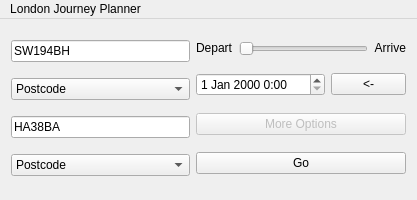
<?xml version="1.0" encoding="UTF-8"?>
<ui version="4.0">
 <class>MainWindow</class>
 <widget class="QMainWindow" name="MainWindow">
  <property name="geometry">
   <rect>
    <x>0</x>
    <y>0</y>
    <width>417</width>
    <height>200</height>
   </rect>
  </property>
  <property name="windowTitle">
   <string>London Journey Planner</string>
  </property>
  <property name="locale">
   <locale language="English" country="UnitedKingdom"/>
  </property>
  <widget class="QWidget" name="centralWidget">
   <layout class="QHBoxLayout" name="horizontalLayout">
    <item>
     <layout class="QVBoxLayout" name="verticalLayout">
      <item>
       <widget class="QLineEdit" name="lineFrom">
        <property name="autoFillBackground">
         <bool>false</bool>
        </property>
        <property name="text">
         <string>SW194BH</string>
        </property>
        <property name="placeholderText">
         <string>From</string>
        </property>
       </widget>
      </item>
      <item>
       <widget class="QComboBoxUrl" name="comboFrom">
        <property name="focusPolicy">
         <enum>Qt::NoFocus</enum>
        </property>
        <property name="currentIndex">
         <number>1</number>
        </property>
        <property name="maxVisibleItems">
         <number>4</number>
        </property>
        <item>
         <property name="text">
          <string>Station or Stop</string>
         </property>
        </item>
        <item>
         <property name="text">
          <string>Postcode</string>
         </property>
        </item>
        <item>
         <property name="text">
          <string>Address</string>
         </property>
        </item>
        <item>
         <property name="text">
          <string>Place of Interest</string>
         </property>
        </item>
        <item>
         <property name="text">
          <string>Here</string>
         </property>
        </item>
       </widget>
      </item>
      <item>
       <widget class="QLineEdit" name="lineTo">
        <property name="text">
         <string>HA38BA</string>
        </property>
        <property name="placeholderText">
         <string>To</string>
        </property>
       </widget>
      </item>
      <item>
       <widget class="QComboBoxUrl" name="comboTo">
        <property name="focusPolicy">
         <enum>Qt::NoFocus</enum>
        </property>
        <property name="currentIndex">
         <number>1</number>
        </property>
        <property name="maxVisibleItems">
         <number>4</number>
        </property>
        <item>
         <property name="text">
          <string>Station or Stop</string>
         </property>
        </item>
        <item>
         <property name="text">
          <string>Postcode</string>
         </property>
        </item>
        <item>
         <property name="text">
          <string>Address</string>
         </property>
        </item>
        <item>
         <property name="text">
          <string>Place of Interest</string>
         </property>
        </item>
        <item>
         <property name="text">
          <string>Here</string>
         </property>
        </item>
       </widget>
      </item>
     </layout>
    </item>
    <item>
     <layout class="QVBoxLayout" name="verticalLayout_2">
      <item>
       <layout class="QHBoxLayout" name="horizontalLayout_2">
        <item>
         <widget class="QLabel" name="label_2">
          <property name="sizePolicy">
           <sizepolicy hsizetype="Preferred" vsizetype="Maximum">
            <horstretch>0</horstretch>
            <verstretch>0</verstretch>
           </sizepolicy>
          </property>
          <property name="text">
           <string>Depart</string>
          </property>
         </widget>
        </item>
        <item>
         <widget class="QSliderUrl" name="sldDepArr">
          <property name="maximum">
           <number>1</number>
          </property>
          <property name="orientation">
           <enum>Qt::Horizontal</enum>
          </property>
          <property name="invertedAppearance">
           <bool>false</bool>
          </property>
         </widget>
        </item>
        <item>
         <widget class="QLabel" name="label">
          <property name="sizePolicy">
           <sizepolicy hsizetype="Preferred" vsizetype="Maximum">
            <horstretch>0</horstretch>
            <verstretch>0</verstretch>
           </sizepolicy>
          </property>
          <property name="text">
           <string>Arrive</string>
          </property>
          <property name="alignment">
           <set>Qt::AlignRight|Qt::AlignTrailing|Qt::AlignVCenter</set>
          </property>
         </widget>
        </item>
       </layout>
      </item>
      <item>
       <layout class="QHBoxLayout" name="horizontalLayout_3">
        <item>
         <widget class="QDateTimeEditUrl" name="dateTime">
          <property name="accelerated">
           <bool>true</bool>
          </property>
          <property name="displayFormat">
           <string>d MMM yyyy h:mm</string>
          </property>
         </widget>
        </item>
        <item>
         <widget class="QPushButton" name="btnResetDateTime">
          <property name="maximumSize">
           <size>
            <width>75</width>
            <height>16777215</height>
           </size>
          </property>
          <property name="text">
           <string>&lt;-</string>
          </property>
         </widget>
        </item>
       </layout>
      </item>
      <item>
       <widget class="QPushButton" name="btnOptions">
        <property name="enabled">
         <bool>false</bool>
        </property>
        <property name="locale">
         <locale language="English" country="UnitedKingdom"/>
        </property>
        <property name="text">
         <string>More Options</string>
        </property>
       </widget>
      </item>
      <item>
       <widget class="QPushButton" name="btnGo">
        <property name="text">
         <string>Go</string>
        </property>
       </widget>
      </item>
     </layout>
    </item>
   </layout>
  </widget>
  <widget class="QMenuBar" name="menuBar">
   <property name="geometry">
    <rect>
     <x>0</x>
     <y>0</y>
     <width>417</width>
     <height>29</height>
    </rect>
   </property>
   <widget class="QMenu" name="menuAbout">
    <property name="title">
     <string>London Journey Planner</string>
    </property>
    <addaction name="actionAbout"/>
   </widget>
   <addaction name="menuAbout"/>
  </widget>
  <action name="actionAbout">
   <property name="enabled">
    <bool>false</bool>
   </property>
   <property name="text">
    <string>About</string>
   </property>
  </action>
 </widget>
 <layoutdefault spacing="6" margin="11"/>
 <customwidgets>
  <customwidget>
   <class>QDateTimeEditUrl</class>
   <extends>QDateTimeEdit</extends>
   <header>qdatetimeediturl.h</header>
   <slots>
    <slot>initDateTime()</slot>
   </slots>
  </customwidget>
  <customwidget>
   <class>QSliderUrl</class>
   <extends>QSlider</extends>
   <header>qsliderurl.h</header>
  </customwidget>
  <customwidget>
   <class>QComboBoxUrl</class>
   <extends>QComboBox</extends>
   <header>qcomboboxurl.h</header>
   <slots>
    <slot>checkForPostcode(QString)</slot>
    <slot>indexActivated(int)</slot>
   </slots>
  </customwidget>
 </customwidgets>
 <tabstops>
  <tabstop>lineFrom</tabstop>
  <tabstop>comboFrom</tabstop>
  <tabstop>lineTo</tabstop>
  <tabstop>comboTo</tabstop>
  <tabstop>sldDepArr</tabstop>
  <tabstop>dateTime</tabstop>
  <tabstop>btnResetDateTime</tabstop>
  <tabstop>btnOptions</tabstop>
  <tabstop>btnGo</tabstop>
 </tabstops>
 <resources/>
 <connections>
  <connection>
   <sender>btnGo</sender>
   <signal>released()</signal>
   <receiver>MainWindow</receiver>
   <slot>findRoute()</slot>
   <hints>
    <hint type="sourcelabel">
     <x>253</x>
     <y>173</y>
    </hint>
    <hint type="destinationlabel">
     <x>316</x>
     <y>170</y>
    </hint>
   </hints>
  </connection>
  <connection>
   <sender>btnResetDateTime</sender>
   <signal>released()</signal>
   <receiver>dateTime</receiver>
   <slot>initDateTime()</slot>
   <hints>
    <hint type="sourcelabel">
     <x>354</x>
     <y>98</y>
    </hint>
    <hint type="destinationlabel">
     <x>199</x>
     <y>98</y>
    </hint>
   </hints>
  </connection>
  <connection>
   <sender>lineFrom</sender>
   <signal>textChanged(QString)</signal>
   <receiver>comboFrom</receiver>
   <slot>checkForPostcode(QString)</slot>
   <hints>
    <hint type="sourcelabel">
     <x>10</x>
     <y>56</y>
    </hint>
    <hint type="destinationlabel">
     <x>10</x>
     <y>108</y>
    </hint>
   </hints>
  </connection>
  <connection>
   <sender>lineTo</sender>
   <signal>textChanged(QString)</signal>
   <receiver>comboTo</receiver>
   <slot>checkForPostcode(QString)</slot>
   <hints>
    <hint type="sourcelabel">
     <x>40</x>
     <y>128</y>
    </hint>
    <hint type="destinationlabel">
     <x>40</x>
     <y>169</y>
    </hint>
   </hints>
  </connection>
  <connection>
   <sender>comboFrom</sender>
   <signal>activated(int)</signal>
   <receiver>comboFrom</receiver>
   <slot>indexActivated(int)</slot>
   <hints>
    <hint type="sourcelabel">
     <x>83</x>
     <y>92</y>
    </hint>
    <hint type="destinationlabel">
     <x>95</x>
     <y>94</y>
    </hint>
   </hints>
  </connection>
  <connection>
   <sender>comboTo</sender>
   <signal>activated(int)</signal>
   <receiver>comboTo</receiver>
   <slot>indexActivated(int)</slot>
   <hints>
    <hint type="sourcelabel">
     <x>88</x>
     <y>166</y>
    </hint>
    <hint type="destinationlabel">
     <x>128</x>
     <y>159</y>
    </hint>
   </hints>
  </connection>
  <connection>
   <sender>comboFrom</sender>
   <signal>activated(int)</signal>
   <receiver>MainWindow</receiver>
   <slot>indexActivatedFrom(int)</slot>
   <hints>
    <hint type="sourcelabel">
     <x>79</x>
     <y>93</y>
    </hint>
    <hint type="destinationlabel">
     <x>207</x>
     <y>99</y>
    </hint>
   </hints>
  </connection>
  <connection>
   <sender>comboTo</sender>
   <signal>activated(int)</signal>
   <receiver>MainWindow</receiver>
   <slot>indexActivatedTo(int)</slot>
   <hints>
    <hint type="sourcelabel">
     <x>79</x>
     <y>169</y>
    </hint>
    <hint type="destinationlabel">
     <x>208</x>
     <y>99</y>
    </hint>
   </hints>
  </connection>
  <connection>
   <sender>comboFrom</sender>
   <signal>currentIndexChanged(int)</signal>
   <receiver>MainWindow</receiver>
   <slot>comboIndexChanged(int)</slot>
   <hints>
    <hint type="sourcelabel">
     <x>80</x>
     <y>93</y>
    </hint>
    <hint type="destinationlabel">
     <x>278</x>
     <y>74</y>
    </hint>
   </hints>
  </connection>
  <connection>
   <sender>comboTo</sender>
   <signal>currentIndexChanged(int)</signal>
   <receiver>MainWindow</receiver>
   <slot>comboIndexChanged(int)</slot>
   <hints>
    <hint type="sourcelabel">
     <x>79</x>
     <y>169</y>
    </hint>
    <hint type="destinationlabel">
     <x>208</x>
     <y>99</y>
    </hint>
   </hints>
  </connection>
 </connections>
 <slots>
  <slot>findRoute()</slot>
  <slot>indexActivatedTo(int)</slot>
  <slot>indexActivatedFrom(int)</slot>
  <slot>comboIndexChanged(int)</slot>
 </slots>
</ui>
